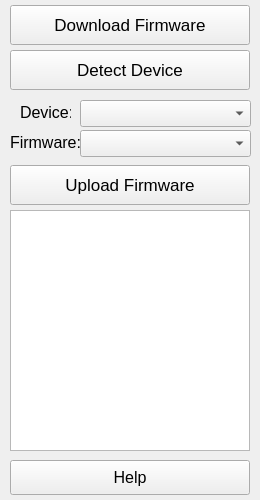
<?xml version="1.0" encoding="UTF-8"?>
<ui version="4.0">
 <class>MainWindow</class>
 <widget class="QMainWindow" name="MainWindow">
  <property name="geometry">
   <rect>
    <x>0</x>
    <y>0</y>
    <width>260</width>
    <height>500</height>
   </rect>
  </property>
  <property name="sizePolicy">
   <sizepolicy hsizetype="Fixed" vsizetype="Fixed">
    <horstretch>0</horstretch>
    <verstretch>0</verstretch>
   </sizepolicy>
  </property>
  <property name="minimumSize">
   <size>
    <width>260</width>
    <height>500</height>
   </size>
  </property>
  <property name="maximumSize">
   <size>
    <width>260</width>
    <height>500</height>
   </size>
  </property>
  <property name="windowTitle">
   <string>OpenSprinkler</string>
  </property>
  <widget class="QWidget" name="centralWidget">
   <property name="sizePolicy">
    <sizepolicy hsizetype="Fixed" vsizetype="Fixed">
     <horstretch>0</horstretch>
     <verstretch>0</verstretch>
    </sizepolicy>
   </property>
   <widget class="QPushButton" name="btnDownload">
    <property name="geometry">
     <rect>
      <x>10</x>
      <y>5</y>
      <width>240</width>
      <height>40</height>
     </rect>
    </property>
    <property name="sizePolicy">
     <sizepolicy hsizetype="Fixed" vsizetype="Fixed">
      <horstretch>0</horstretch>
      <verstretch>0</verstretch>
     </sizepolicy>
    </property>
    <property name="minimumSize">
     <size>
      <width>240</width>
      <height>40</height>
     </size>
    </property>
    <property name="maximumSize">
     <size>
      <width>240</width>
      <height>40</height>
     </size>
    </property>
    <property name="font">
     <font>
      <family>Arial</family>
      <pointsize>13</pointsize>
      <weight>50</weight>
      <italic>false</italic>
      <bold>false</bold>
      <underline>false</underline>
     </font>
    </property>
    <property name="toolTip">
     <string>Download Firmware</string>
    </property>
    <property name="text">
     <string>Download Firmware</string>
    </property>
    <property name="shortcut">
     <string>Meta+F</string>
    </property>
    <property name="checkable">
     <bool>false</bool>
    </property>
   </widget>
   <widget class="QPushButton" name="btnDetect">
    <property name="geometry">
     <rect>
      <x>10</x>
      <y>50</y>
      <width>240</width>
      <height>40</height>
     </rect>
    </property>
    <property name="sizePolicy">
     <sizepolicy hsizetype="Fixed" vsizetype="Fixed">
      <horstretch>0</horstretch>
      <verstretch>0</verstretch>
     </sizepolicy>
    </property>
    <property name="minimumSize">
     <size>
      <width>240</width>
      <height>40</height>
     </size>
    </property>
    <property name="maximumSize">
     <size>
      <width>240</width>
      <height>40</height>
     </size>
    </property>
    <property name="font">
     <font>
      <family>Arial</family>
      <pointsize>13</pointsize>
      <weight>50</weight>
      <bold>false</bold>
     </font>
    </property>
    <property name="toolTip">
     <string>Detect Device</string>
    </property>
    <property name="text">
     <string>Detect Device</string>
    </property>
    <property name="shortcut">
     <string>Meta+D</string>
    </property>
   </widget>
   <widget class="QPushButton" name="btnHelp">
    <property name="geometry">
     <rect>
      <x>10</x>
      <y>460</y>
      <width>240</width>
      <height>35</height>
     </rect>
    </property>
    <property name="minimumSize">
     <size>
      <width>240</width>
      <height>35</height>
     </size>
    </property>
    <property name="maximumSize">
     <size>
      <width>240</width>
      <height>35</height>
     </size>
    </property>
    <property name="font">
     <font>
      <family>Arial</family>
      <pointsize>12</pointsize>
     </font>
    </property>
    <property name="text">
     <string>Help</string>
    </property>
   </widget>
   <widget class="QLabel" name="lblDevice">
    <property name="geometry">
     <rect>
      <x>20</x>
      <y>102</y>
      <width>51</width>
      <height>21</height>
     </rect>
    </property>
    <property name="font">
     <font>
      <family>Arial</family>
      <pointsize>12</pointsize>
     </font>
    </property>
    <property name="text">
     <string>Device:</string>
    </property>
   </widget>
   <widget class="QComboBox" name="cmbDevice">
    <property name="geometry">
     <rect>
      <x>80</x>
      <y>100</y>
      <width>171</width>
      <height>27</height>
     </rect>
    </property>
    <property name="font">
     <font>
      <family>Arial</family>
      <pointsize>12</pointsize>
     </font>
    </property>
   </widget>
   <widget class="QLabel" name="lblFirmware">
    <property name="geometry">
     <rect>
      <x>10</x>
      <y>132</y>
      <width>71</width>
      <height>21</height>
     </rect>
    </property>
    <property name="font">
     <font>
      <family>Arial</family>
      <pointsize>12</pointsize>
     </font>
    </property>
    <property name="text">
     <string>Firmware:</string>
    </property>
   </widget>
   <widget class="QComboBox" name="cmbFirmware">
    <property name="geometry">
     <rect>
      <x>80</x>
      <y>130</y>
      <width>171</width>
      <height>27</height>
     </rect>
    </property>
    <property name="font">
     <font>
      <family>Arial</family>
      <pointsize>12</pointsize>
     </font>
    </property>
   </widget>
   <widget class="QPushButton" name="btnUpload">
    <property name="geometry">
     <rect>
      <x>10</x>
      <y>165</y>
      <width>240</width>
      <height>40</height>
     </rect>
    </property>
    <property name="minimumSize">
     <size>
      <width>240</width>
      <height>40</height>
     </size>
    </property>
    <property name="maximumSize">
     <size>
      <width>240</width>
      <height>40</height>
     </size>
    </property>
    <property name="font">
     <font>
      <family>Arial</family>
      <pointsize>13</pointsize>
      <weight>50</weight>
      <bold>false</bold>
     </font>
    </property>
    <property name="toolTip">
     <string>Upload Firmware</string>
    </property>
    <property name="text">
     <string>Upload Firmware</string>
    </property>
    <property name="shortcut">
     <string>Meta+U</string>
    </property>
   </widget>
   <widget class="QTextBrowser" name="outputBox">
    <property name="geometry">
     <rect>
      <x>10</x>
      <y>210</y>
      <width>240</width>
      <height>241</height>
     </rect>
    </property>
    <property name="font">
     <font>
      <family>Arial</family>
      <pointsize>12</pointsize>
     </font>
    </property>
   </widget>
  </widget>
  <action name="actionExit">
   <property name="text">
    <string>exit</string>
   </property>
  </action>
  <action name="actionUpdate_Firmware">
   <property name="text">
    <string>Update Firmware</string>
   </property>
  </action>
  <action name="actionDetect_Device">
   <property name="text">
    <string>Detect Device</string>
   </property>
  </action>
  <action name="actionHow_To">
   <property name="text">
    <string>How To</string>
   </property>
  </action>
  <action name="actionAbout">
   <property name="text">
    <string>About</string>
   </property>
  </action>
 </widget>
 <layoutdefault spacing="6" margin="11"/>
 <resources/>
 <connections/>
</ui>
